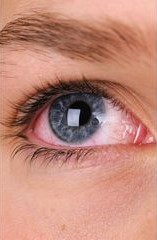
#> input picture Dataset/train/normal/image_1.png, 157 x 240 px
$ python train.py
#> lines starting #> are read from the running program, lines starting #| are printed output that depends on the picture
import os
import cv2
import numpy as np
import joblib
from sklearn.pipeline import Pipeline
from sklearn.decomposition import PCA
from sklearn.neighbors import KNeighborsClassifier

DATASET_PATH = "../../Dataset/train/"
IMG_SIZE = 128

# Load Dataset
X = []
y = []

for label, cls in enumerate(["normal", "katarak",]):
    folder = os.path.join(DATASET_PATH, cls)
    for file in os.listdir(folder):
        img_path = os.path.join(folder, file)
        img = cv2.imread(img_path, cv2.IMREAD_GRAYSCALE)
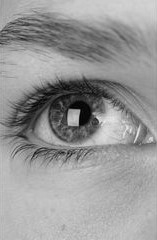
#> img: shape (240, 157); min 0, max 236, mean 151.8

        if img is None:
            continue  # Skip corrupted image

        img = cv2.resize(img, (IMG_SIZE, IMG_SIZE))
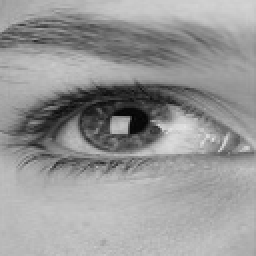
#> img: shape (128, 128) (shown 2 times larger); min 3, max 229, mean 151.7
        X.append(img.flatten() / 255.0)
        y.append(label)
#> pass 2 of the loop `for label, cls in enumerate(["normal", "katarak",]):`:
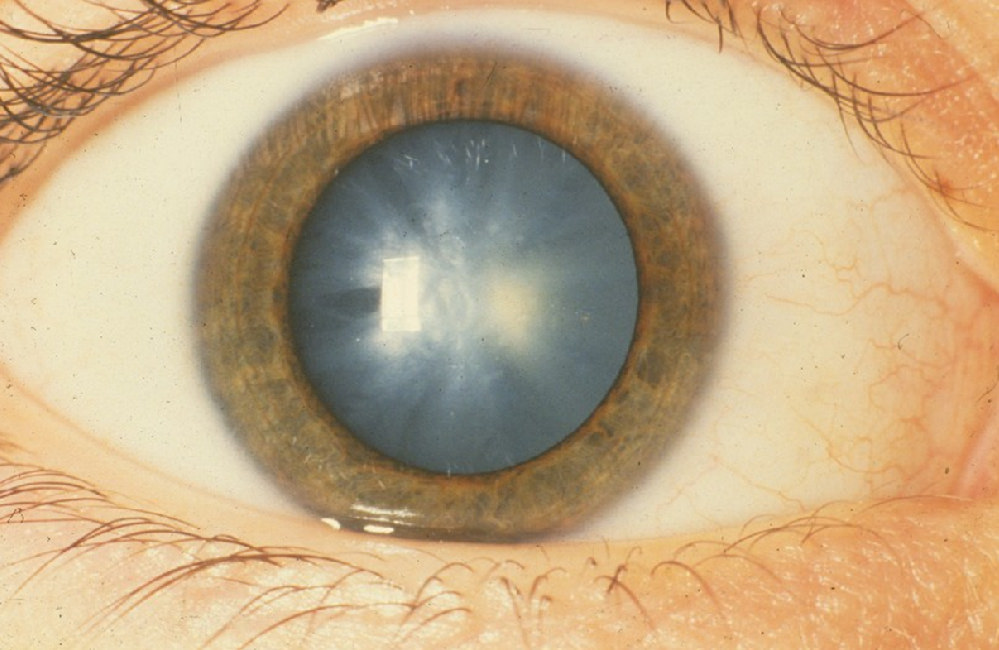
#> input picture Dataset/train/katarak/image_10.png, 999 x 650 px
#> `img = cv2.imread(img_path, cv2.IMREAD_GRAYSCALE)`:
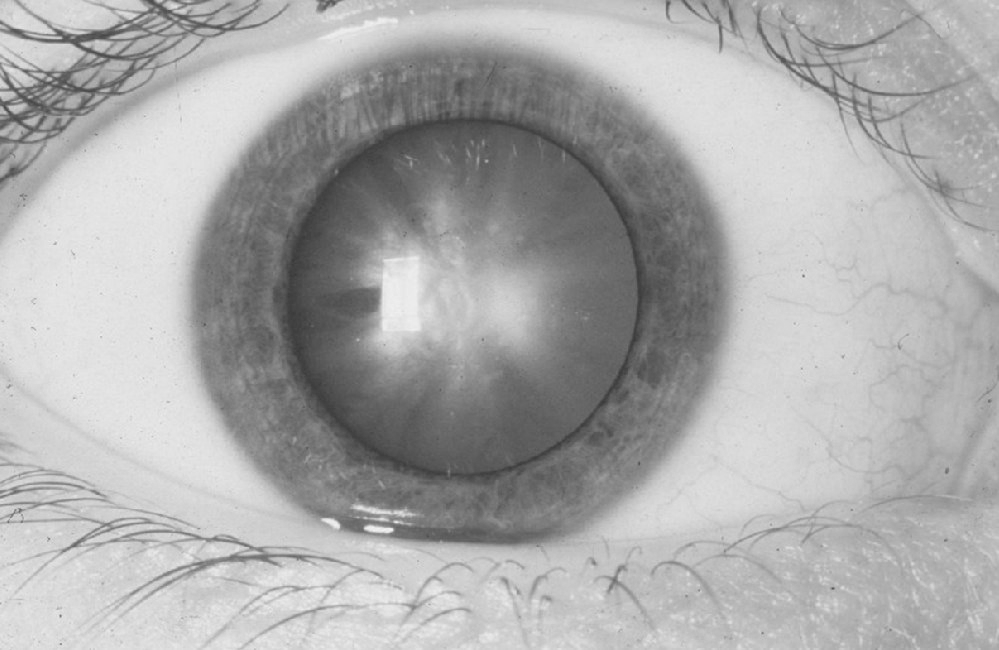
#> img: shape (650, 999); min 57, max 242, mean 171.1
#> `img = cv2.resize(img, (IMG_SIZE, IMG_SIZE))`:
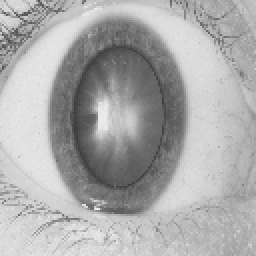
#> img: shape (128, 128) (shown 2 times larger); min 59, max 237, mean 170.9

X = np.array(X)
y = np.array(y)

# Buat Pipeline PCA + KNN
pipeline = Pipeline([
    ('pca', PCA(n_components=300)),
    ('knn', KNeighborsClassifier(n_neighbors=3)) #setelah dibersihkan coba 5 dan 7 mana paling bagus

])

# Train model
#> (the run stopped early here; a loop or call above may not have finished)
